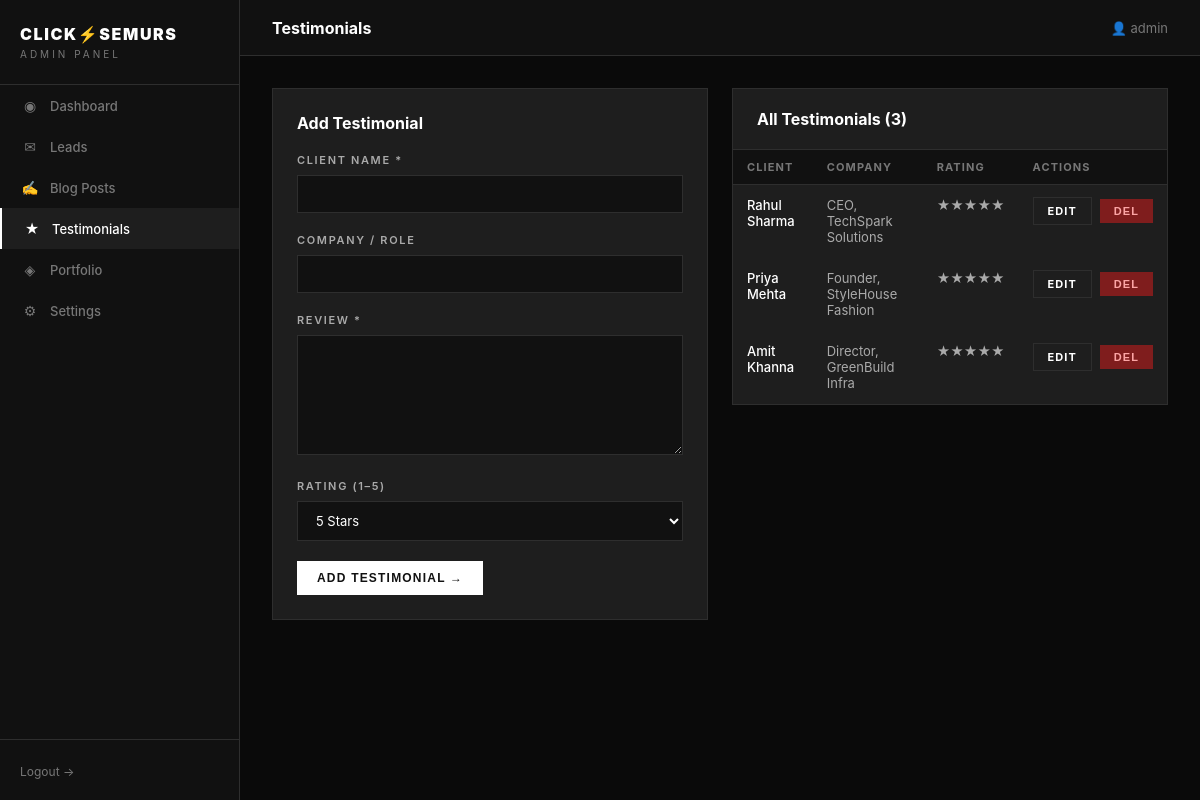
Page /admin/testimonials.php (signed in) on the committed database.
### tables this page shows
CREATE TABLE IF NOT EXISTS testimonials (
  id          INT AUTO_INCREMENT PRIMARY KEY,
  client_name VARCHAR(100) NOT NULL,
  company     VARCHAR(100),
  review      TEXT         NOT NULL,
  rating      INT          NOT NULL DEFAULT 5,
  created_at  TIMESTAMP    NOT NULL DEFAULT CURRENT_TIMESTAMP
);

### admin/testimonials.php (the view, shortened to what this page needs)
<?php
$db = getDB();
$editItem = null;
$items = $db->query('SELECT * FROM testimonials ORDER BY created_at DESC')->fetchAll();
require_once __DIR__ . '/_layout.php';
?>
<div style="display:grid;grid-template-columns:1fr 1fr;gap:24px;align-items:start">
  <div class="card">
    <h2 style="margin-bottom:20px;font-size:16px"><?= $editItem ? 'Edit Testimonial' : 'Add Testimonial' ?></h2>
    <form method="POST">
      <div class="form-group">
        <label>Client Name *</label>
        <input type="text" name="client_name" value="<?= htmlspecialchars($editItem['client_name'] ?? '') ?>" required>
      </div>
      <div class="form-group">
        <label>Company / Role</label>
        <input type="text" name="company" value="<?= htmlspecialchars($editItem['company'] ?? '') ?>">
      </div>
      <div class="form-group">
        <label>Review *</label>
        <textarea name="review" rows="5" required><?= htmlspecialchars($editItem['review'] ?? '') ?></textarea>
      </div>
      <div class="form-group">
        <label>Rating (1–5)</label>
        <select name="rating">
          <?php for ($i=5;$i>=1;$i--): ?>
            <option value="<?= $i ?>" <?= ($editItem['rating'] ?? 5) == $i ? 'selected' : '' ?>><?= $i ?> Stars</option>
          <?php endfor; ?>
        </select>
      </div>
      <button type="submit" class="btn btn-white"><?= $editItem ? 'Update' : 'Add Testimonial' ?> →</button>
    </form>
  </div>
  <div class="card" style="padding:0;overflow:hidden">
    <div style="padding:20px 24px;border-bottom:1px solid #2E2E2E"><h2 style="font-size:16px">All Testimonials (<?= count($items) ?>)</h2></div>
    <table>
      <thead><tr><th>Client</th><th>Company</th><th>Rating</th><th>Actions</th></tr></thead>
      <tbody>
        <?php if (empty($items)): ?>
          <tr><td colspan="4" style="text-align:center;padding:32px;color:#555">No testimonials yet.</td></tr>
        <?php else: ?>
          <?php foreach ($items as $t): ?>
            <tr>
              <td style="color:#fff;font-weight:500"><?= htmlspecialchars($t['client_name']) ?></td>
              <td><?= htmlspecialchars($t['company']) ?></td>
              <td><?= str_repeat('★', $t['rating']) ?></td>
              <td style="white-space:nowrap">
                <a href="?edit=<?= $t['id'] ?>" class="btn btn-outline btn-sm" style="margin-right:4px">Edit</a>
                <form method="POST" style="display:inline" onsubmit="return confirm('Delete?')">
                  <button type="submit" class="btn btn-danger btn-sm">Del</button>
                </form>
              </td>
            </tr>
          <?php endforeach; ?>
        <?php endif; ?>
      </tbody>
    </table>
  </div>
</div>
<?php require_once __DIR__ . '/_layout_end.php'; ?>

### admin/_layout.php (style rules this page uses)
* { margin:0;padding:0;box-sizing:border-box }
body { background:#0A0A0A;color:#fff;font-family:'Inter',system-ui,sans-serif;display:flex;min-height:100vh }
a { text-decoration:none;color:inherit }
.card { background:#1E1E1E;border:1px solid #2E2E2E;padding:24px }
table { width:100%;border-collapse:collapse;font-size:13px }
th { background:#111;padding:10px 14px;text-align:left;font-size:11px;text-transform:uppercase;letter-spacing:0.1em;color:#777;border-bottom:1px solid #2E2E2E }
td { padding:12px 14px;border-bottom:1px solid #1E1E1E;color:#AAAAAA;vertical-align:top }
.form-group { margin-bottom:20px }
.form-group label { display:block;font-size:11px;font-weight:600;text-transform:uppercase;letter-spacing:0.15em;color:#AAAAAA;margin-bottom:8px }
.form-group input,.form-group textarea,.form-group select { width:100%;background:#111;border:1px solid #2E2E2E;color:#fff;padding:10px 14px;font-size:13px;outline:none;font-family:inherit }
.form-group textarea { resize:vertical;min-height:120px }
.form-group select option { background:#111 }
.btn { display:inline-flex;align-items:center;gap:6px;padding:10px 20px;font-size:12px;font-weight:700;text-transform:uppercase;letter-spacing:0.1em;cursor:pointer;border:none;transition:all .15s }
.btn-white { background:#fff;color:#111 }
.btn-outline { background:transparent;color:#fff;border:1px solid #2E2E2E }
.btn-danger { background:#7f1d1d;color:#fca5a5 }
.btn-sm { padding:6px 14px;font-size:11px }

### rows in the picture
testimonials: client_name "Rahul Sharma", company "CEO, TechSpark Solutions", rating "★★★★★"
testimonials: client_name "Priya Mehta", company "Founder, StyleHouse Fashion", rating "★★★★★"
testimonials: client_name "Amit Khanna", company "Director, GreenBuild Infra", rating "★★★★★"

### other values in the picture
$item['icon'] "◉"
$item['label'] "Dashboard"
$item['icon'] "✉"
$item['label'] "Leads"
$item['icon'] "✍"
$item['label'] "Blog Posts"
$item['icon'] "★"
$item['label'] "Testimonials"
$item['icon'] "◈"
$item['label'] "Portfolio"
$item['icon'] "⚙"
$item['label'] "Settings"
$pageTitle "Testimonials"
$_SESSION['admin_username'] "admin"
count($items) "3"
